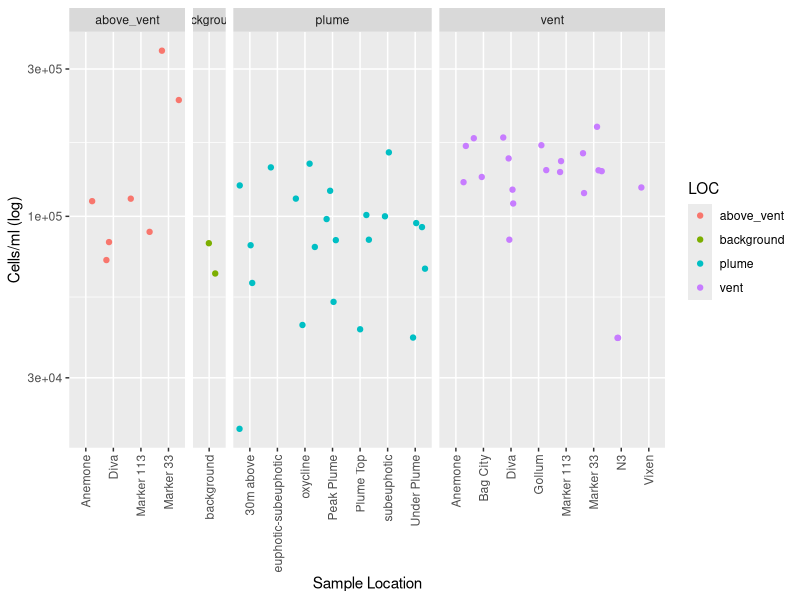
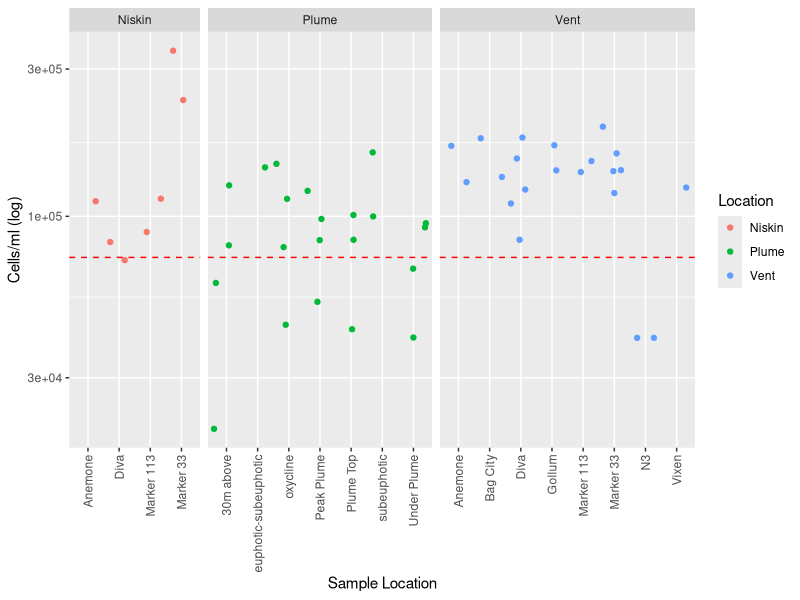
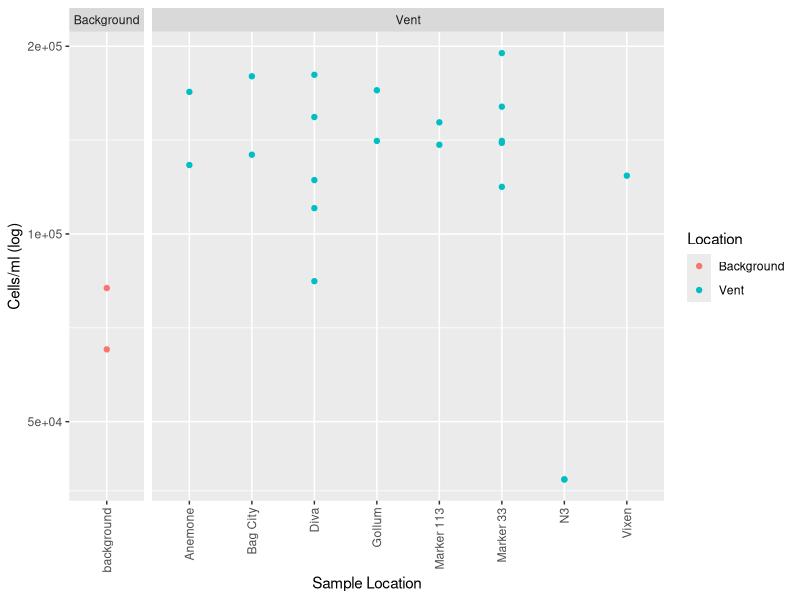
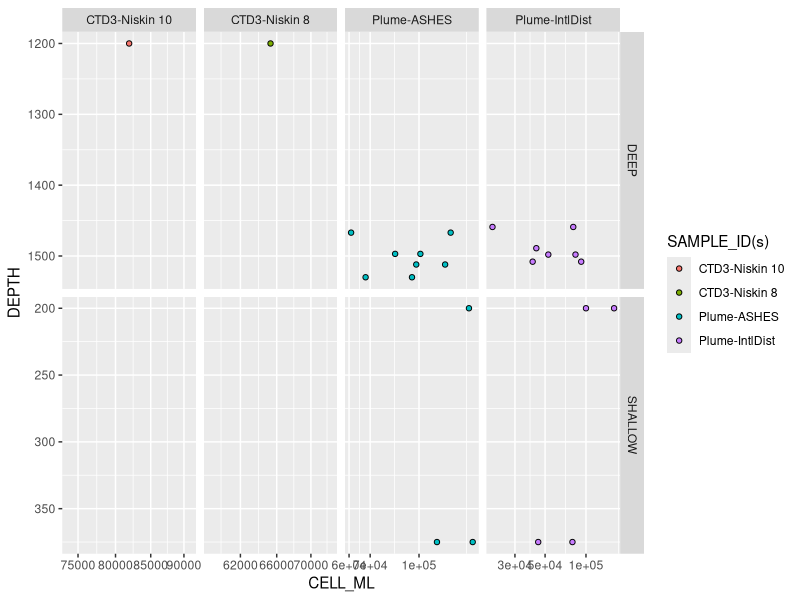
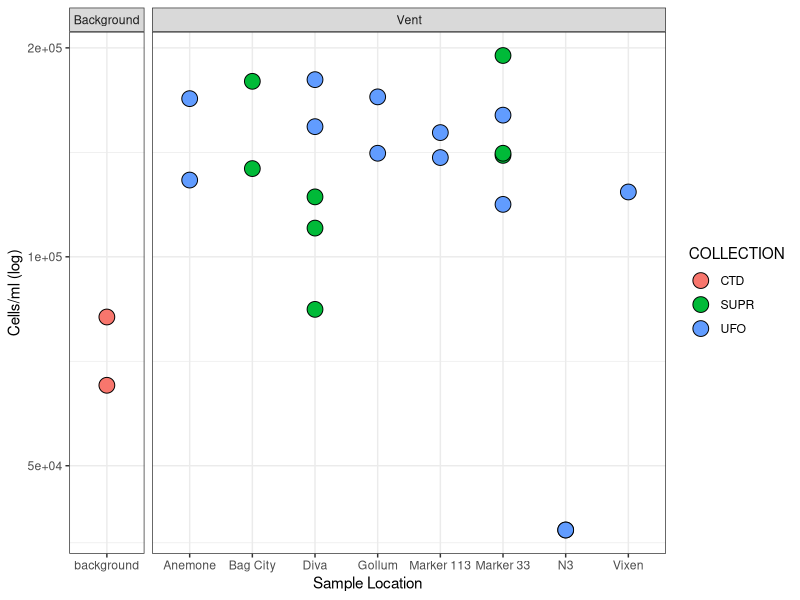

Recreate these plots in R, in order.
## ---- chunk 1
library(tidyverse)
library(readr)
Axialcellcounts <- read_csv("input-data/Axialcellcounts.csv")
# View(Axialcellcounts)

is.na(Axialcellcounts) <- Axialcellcounts == "n/a" #Changes character "n/a" to a true NA

counts <- Axialcellcounts %>%
  filter(!is.na(CELL_ML))
## ---- chunk 2
# ?geom_jitter

library(ggplot2)

str(counts) #check structure of data. CELL_ML is col_character() so must convert to numeric
counts$CELL_ML <- as.numeric(counts$CELL_ML)
## ---- chunk 3
ggplot(counts, aes(x = VENT, y = CELL_ML, color = LOC)) +
  geom_jitter() + 
  scale_y_log10() +
  theme(axis.text.x = element_text(angle = 90, hjust = 1, vjust = 0.5)) +
  facet_grid(cols=vars(LOC), space = "free", scales = "free") +
  labs(x = "Sample Location", y = "Cells/ml (log)")
## ---- chunk 4
#Remove uneccesary columns & rename column LOC to LOCATION
refinedcounts <- counts %>% select(-"lOCATION") %>%
  filter( LOC != "background")

names(refinedcounts)[names(refinedcounts) == "LOC"] <- "Location"

# Calculate the average of y
(81900 + 65300) / 2
average_background <- 73600

# Add a horizontal line for the average of y
#plot + geom_hline(yintercept = average_background, color = "red", linetype = "dashed")

#Rename above_vent to niskin
refinedcounts$Location[refinedcounts$Location == "above_vent"] <- "Niskin"
refinedcounts$Location[refinedcounts$Location == "plume"] <- "Plume"
refinedcounts$Location[refinedcounts$Location == "vent"] <- "Vent"

ggplot(refinedcounts, aes(x = VENT, y = CELL_ML, color = Location)) +
  geom_jitter() + 
  scale_y_log10() +
  theme(axis.text.x = element_text(angle = 90, hjust = 1, vjust = 0.5)) +
  facet_grid(cols=vars(Location), space = "free", scales = "free") +
  labs(x = "Sample Location", y = "Cells/ml (log)") + 
  geom_hline(yintercept = average_background, color = "red", linetype = "dashed")

## ---- chunk 5
ventcounts <- counts %>% select(-"lOCATION") %>%
  filter( LOC != "plume") %>% filter(LOC != "above_vent")

names(ventcounts)[names(ventcounts) == "LOC"] <- "Location"
ventcounts$Location[ventcounts$Location == "background"] <- "Background"
ventcounts$Location[ventcounts$Location == "vent"] <- "Vent"

ggplot(ventcounts, aes(x = VENT, y = CELL_ML, color = Location)) +
  geom_point() + 
  scale_y_log10() +
  theme(axis.text.x = element_text(angle = 90, hjust = 1, vjust = 0.5)) +
  facet_grid(cols=vars(Location), space = "free", scales = "free") +
  labs(x = "Sample Location", y = "Cells/ml (log)")

## ---- chunk 6
str(Axialcellcounts)
#Filter by plume samples we want and background
#Plot depth by cell count
#subset samples that have plume and in vent have background
#grepl looks for plume anywhere
counts %>% 
  filter(grepl("Plume", `SAMPLE_ID(s)`) | VENT == "background") %>% 
  mutate(WATER_COLUMN_CATEGORY = case_when(
    DEPTH > 1000 ~ "DEEP",
    DEPTH < 450 ~ "SHALLOW"
  )) %>%
  ggplot(aes(x = CELL_ML, y = DEPTH, fill = `SAMPLE_ID(s)`)) +
  geom_point(shape=21, color = "black") +
    scale_x_log10() +
    scale_y_reverse() +
    facet_grid(rows = vars(WATER_COLUMN_CATEGORY), cols = vars(`SAMPLE_ID(s)`), scales = "free")
  
  
## ---- chunk 7
ventcounts <- counts %>% select(-"lOCATION") %>%
  filter( LOC != "plume") %>% filter(LOC != "above_vent")

names(ventcounts)[names(ventcounts) == "LOC"] <- "Location"
ventcounts$Location[ventcounts$Location == "background"] <- "Background"
ventcounts$Location[ventcounts$Location == "vent"] <- "Vent"

ggplot(ventcounts, aes(x = VENT, y = CELL_ML, fill = COLLECTION)) +
  geom_point(size = 5, shape = 21, color = "black") + 
  scale_y_log10() +
  theme(axis.text.x = element_text(angle = 90, hjust = 1, vjust = 0.5)) +
  facet_grid(cols=vars(Location), space = "free", scales = "free") +
  labs(x = "Sample Location", y = "Cells/ml (log)") +
  theme_bw()
# ggplot themes
